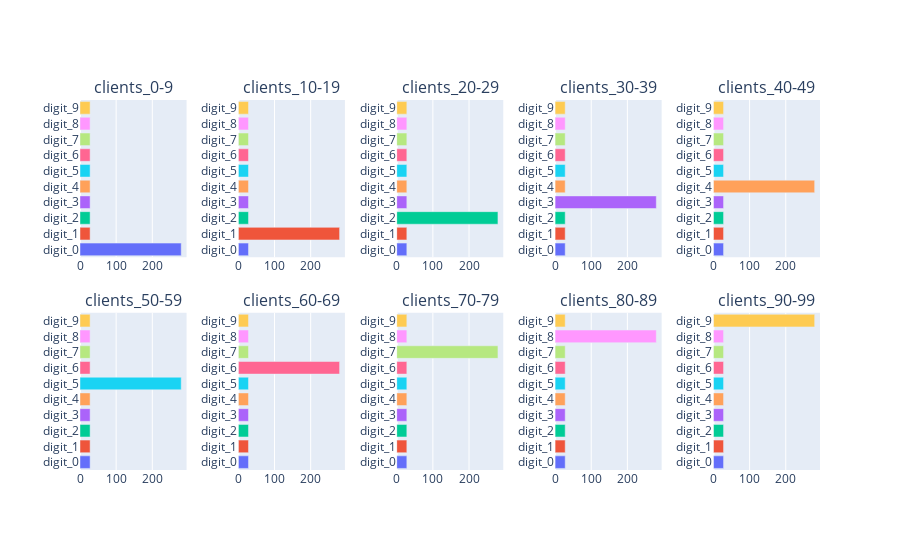

Here is the notebook cell this chart was saved with:
### Markdown cell above
# 1. MNIST Dataset
## a) Class Ratio 10:1

### Code cell
dataset_name = "mnist"
class_labels = ['digit_0', 'digit_1', 'digit_2', 'digit_3', 'digit_4', 'digit_5', 'digit_6', 'digit_7', 'digit_8', 'digit_9']
hspace = 0.07
class_ratio = 10
mnist_fig_cr10 = get_fig(dataset_name, class_labels, class_ratio, hspace)
mnist_fig_cr10.write_image(save_image_loc + "mnist_fig_cr10.png")
mnist_fig_cr10.show()

### Figure 1 — Plotly figure (JSON) as saved in the notebook; plotly's stock layout.template omitted (floating-point values rounded to 4 significant figures)
{"data": [{"cliponaxis": false, "marker": {"color": ["#636EFA", "#EF553B", "#00CC96", "#AB63FA", "#FFA15A", "#19D3F3", "#FF6692", "#B6E880", "#FF97FF", "#FECB52"]}, "orientation": "h", "type": "bar", "x": [280, 28, 28, 28, 28, 28, 28, 28, 28, 28], "xaxis": "x", "y": ["digit_0", "digit_1", "digit_2", "digit_3", "digit_4", "digit_5", "digit_6", "digit_7", "digit_8", "digit_9"], "yaxis": "y"}, {"cliponaxis": false, "marker": {"color": ["#636EFA", "#EF553B", "#00CC96", "#AB63FA", "#FFA15A", "#19D3F3", "#FF6692", "#B6E880", "#FF97FF", "#FECB52"]}, "orientation": "h", "type": "bar", "x": [28, 280, 28, 28, 28, 28, 28, 28, 28, 28], "xaxis": "x2", "y": ["digit_0", "digit_1", "digit_2", "digit_3", "digit_4", "digit_5", "digit_6", "digit_7", "digit_8", "digit_9"], "yaxis": "y2"}, {"cliponaxis": false, "marker": {"color": ["#636EFA", "#EF553B", "#00CC96", "#AB63FA", "#FFA15A", "#19D3F3", "#FF6692", "#B6E880", "#FF97FF", "#FECB52"]}, "orientation": "h", "type": "bar", "x": [28, 28, 280, 28, 28, 28, 28, 28, 28, 28], "xaxis": "x3", "y": ["digit_0", "digit_1", "digit_2", "digit_3", "digit_4", "digit_5", "digit_6", "digit_7", "digit_8", "digit_9"], "yaxis": "y3"}, {"cliponaxis": false, "marker": {"color": ["#636EFA", "#EF553B", "#00CC96", "#AB63FA", "#FFA15A", "#19D3F3", "#FF6692", "#B6E880", "#FF97FF", "#FECB52"]}, "orientation": "h", "type": "bar", "x": [28, 28, 28, 280, 28, 28, 28, 28, 28, 28], "xaxis": "x4", "y": ["digit_0", "digit_1", "digit_2", "digit_3", "digit_4", "digit_5", "digit_6", "digit_7", "digit_8", "digit_9"], "yaxis": "y4"}, {"cliponaxis": false, "marker": {"color": ["#636EFA", "#EF553B", "#00CC96", "#AB63FA", "#FFA15A", "#19D3F3", "#FF6692", "#B6E880", "#FF97FF", "#FECB52"]}, "orientation": "h", "type": "bar", "x": [28, 28, 28, 28, 280, 28, 28, 28, 28, 28], "xaxis": "x5", "y": ["digit_0", "digit_1", "digit_2", "digit_3", "digit_4", "digit_5", "digit_6", "digit_7", "digit_8", "digit_9"], "yaxis": "y5"}, {"cliponaxis": false, "marker": {"color": ["#636EFA", "#EF553B", "#00CC96", "#AB63FA", "#FFA15A", "#19D3F3", "#FF6692", "#B6E880", "#FF97FF", "#FECB52"]}, "orientation": "h", "type": "bar", "x": [28, 28, 28, 28, 28, 280, 28, 28, 28, 28], "xaxis": "x6", "y": ["digit_0", "digit_1", "digit_2", "digit_3", "digit_4", "digit_5", "digit_6", "digit_7", "digit_8", "digit_9"], "yaxis": "y6"}, {"cliponaxis": false, "marker": {"color": ["#636EFA", "#EF553B", "#00CC96", "#AB63FA", "#FFA15A", "#19D3F3", "#FF6692", "#B6E880", "#FF97FF", "#FECB52"]}, "orientation": "h", "type": "bar", "x": [28, 28, 28, 28, 28, 28, 280, 28, 28, 28], "xaxis": "x7", "y": ["digit_0", "digit_1", "digit_2", "digit_3", "digit_4", "digit_5", "digit_6", "digit_7", "digit_8", "digit_9"], "yaxis": "y7"}, {"cliponaxis": false, "marker": {"color": ["#636EFA", "#EF553B", "#00CC96", "#AB63FA", "#FFA15A", "#19D3F3", "#FF6692", "#B6E880", "#FF97FF", "#FECB52"]}, "orientation": "h", "type": "bar", "x": [28, 28, 28, 28, 28, 28, 28, 280, 28, 28], "xaxis": "x8", "y": ["digit_0", "digit_1", "digit_2", "digit_3", "digit_4", "digit_5", "digit_6", "digit_7", "digit_8", "digit_9"], "yaxis": "y8"}, {"cliponaxis": false, "marker": {"color": ["#636EFA", "#EF553B", "#00CC96", "#AB63FA", "#FFA15A", "#19D3F3", "#FF6692", "#B6E880", "#FF97FF", "#FECB52"]}, "orientation": "h", "type": "bar", "x": [28, 28, 28, 28, 28, 28, 28, 28, 280, 28], "xaxis": "x9", "y": ["digit_0", "digit_1", "digit_2", "digit_3", "digit_4", "digit_5", "digit_6", "digit_7", "digit_8", "digit_9"], "yaxis": "y9"}, {"cliponaxis": false, "marker": {"color": ["#636EFA", "#EF553B", "#00CC96", "#AB63FA", "#FFA15A", "#19D3F3", "#FF6692", "#B6E880", "#FF97FF", "#FECB52"]}, "orientation": "h", "type": "bar", "x": [28, 28, 28, 28, 28, 28, 28, 28, 28, 280], "xaxis": "x10", "y": ["digit_0", "digit_1", "digit_2", "digit_3", "digit_4", "digit_5", "digit_6", "digit_7", "digit_8", "digit_9"], "yaxis": "y10"}], "layout": {"annotations": [{"font": {"size": 16}, "showarrow": false, "text": "clients_0-9", "x": 0.072, "xanchor": "center", "xref": "paper", "y": 1, "yanchor": "bottom", "yref": "paper"}, {"font": {"size": 16}, "showarrow": false, "text": "clients_10-19", "x": 0.286, "xanchor": "center", "xref": "paper", "y": 1, "yanchor": "bottom", "yref": "paper"}, {"font": {"size": 16}, "showarrow": false, "text": "clients_20-29", "x": 0.5, "xanchor": "center", "xref": "paper", "y": 1, "yanchor": "bottom", "yref": "paper"}, {"font": {"size": 16}, "showarrow": false, "text": "clients_30-39", "x": 0.714, "xanchor": "center", "xref": "paper", "y": 1, "yanchor": "bottom", "yref": "paper"}, {"font": {"size": 16}, "showarrow": false, "text": "clients_40-49", "x": 0.928, "xanchor": "center", "xref": "paper", "y": 1, "yanchor": "bottom", "yref": "paper"}, {"font": {"size": 16}, "showarrow": false, "text": "clients_50-59", "x": 0.072, "xanchor": "center", "xref": "paper", "y": 0.425, "yanchor": "bottom", "yref": "paper"}, {"font": {"size": 16}, "showarrow": false, "text": "clients_60-69", "x": 0.286, "xanchor": "center", "xref": "paper", "y": 0.425, "yanchor": "bottom", "yref": "paper"}, {"font": {"size": 16}, "showarrow": false, "text": "clients_70-79", "x": 0.5, "xanchor": "center", "xref": "paper", "y": 0.425, "yanchor": "bottom", "yref": "paper"}, {"font": {"size": 16}, "showarrow": false, "text": "clients_80-89", "x": 0.714, "xanchor": "center", "xref": "paper", "y": 0.425, "yanchor": "bottom", "yref": "paper"}, {"font": {"size": 16}, "showarrow": false, "text": "clients_90-99", "x": 0.928, "xanchor": "center", "xref": "paper", "y": 0.425, "yanchor": "bottom", "yref": "paper"}], "height": 550, "showlegend": false, "xaxis": {"anchor": "y", "domain": [0, 0.144]}, "xaxis10": {"anchor": "y10", "domain": [0.856, 1]}, "xaxis2": {"anchor": "y2", "domain": [0.214, 0.358]}, "xaxis3": {"anchor": "y3", "domain": [0.428, 0.572]}, "xaxis4": {"anchor": "y4", "domain": [0.642, 0.786]}, "xaxis5": {"anchor": "y5", "domain": [0.856, 1]}, "xaxis6": {"anchor": "y6", "domain": [0, 0.144]}, "xaxis7": {"anchor": "y7", "domain": [0.214, 0.358]}, "xaxis8": {"anchor": "y8", "domain": [0.428, 0.572]}, "xaxis9": {"anchor": "y9", "domain": [0.642, 0.786]}, "yaxis": {"anchor": "x", "domain": [0.575, 1]}, "yaxis10": {"anchor": "x10", "domain": [0, 0.425]}, "yaxis2": {"anchor": "x2", "domain": [0.575, 1]}, "yaxis3": {"anchor": "x3", "domain": [0.575, 1]}, "yaxis4": {"anchor": "x4", "domain": [0.575, 1]}, "yaxis5": {"anchor": "x5", "domain": [0.575, 1]}, "yaxis6": {"anchor": "x6", "domain": [0, 0.425]}, "yaxis7": {"anchor": "x7", "domain": [0, 0.425]}, "yaxis8": {"anchor": "x8", "domain": [0, 0.425]}, "yaxis9": {"anchor": "x9", "domain": [0, 0.425]}}}
